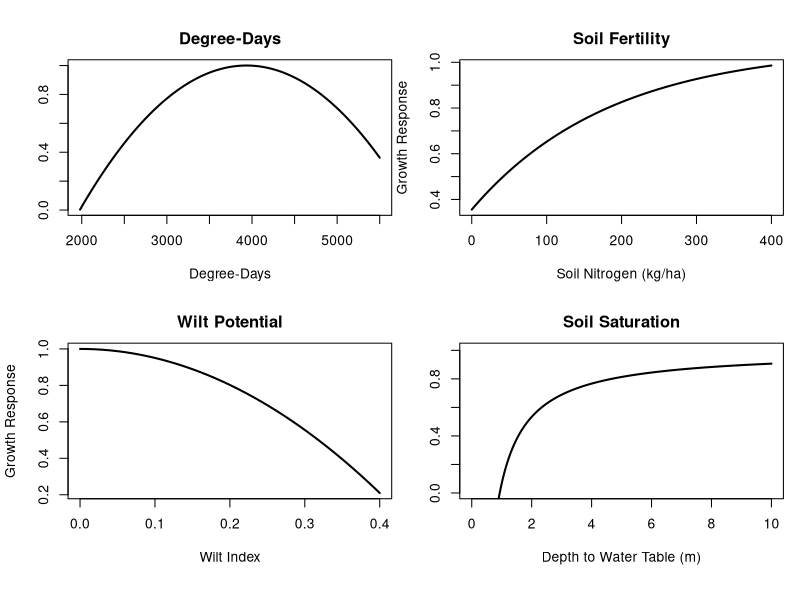

Generate this figure with R: (Note: this script raises an error after producing the figure.)

##Site quality Example Figure

par(mfrow=c(2,2),
    mar=c(5.1,4.1,2.6,0),
    oma=c(1,0,1,1))

x <- seq(1980,5500,1)
y <- 4 * (x - 1977)*(5894 - x) / ((5894 - 1977)^2)
plot(x,y,type='l',lwd=2,xlab="Degree-Days", main="Degree-Days",
     ylab="")

x <- seq(0,400,1)
y <- (-0.6 + 1 * (2.94 * (1 - 10 ^(-1 * 0.00234 * (x + 117.52)))))/2.19
plot(x,y,type='l',lwd=2,xlab="Soil Nitrogen (kg/ha)", main="Soil Fertility",
     ylab="Growth Response")

x <- seq(0,0.4,0.01)
y <- 1 - (x / 0.45)^2
plot(x,y,type='l',lwd=2,xlab="Wilt Index", main="Wilt Potential",
     ylab="Growth Response")

x <- seq(0.5,10,0.01)
y <- 1 - (0.933 / x)
plot(x,y,type='l',lwd=2,xlab="Depth to Water Table (m)", main="Soil Saturation",
     ylab="",ylim=c(0,1.01),xlim=c(0,10))

###############################################################################

##k-value Figure

dbh.input <- seq(1,100,1)
#k4 = 0.0000756
k3 = 1/6000
k2 = 1/4000
k1 = 1/2000


approach1 <- (PHI * exp(-1 * k1 * C * dbh.input ^ 2))
approach2 <- (PHI * exp(-1 * k2 * C *dbh.input ^ 2))
approach3 <- (PHI * exp(-1 * k3 * C *dbh.input ^ 2))

plot(dbh.input,approach1,type='l',lwd=2,ylab="% Light Available Under Tree",xlab="Tree DBH (cm)")
lines(dbh.input,approach2,type='l',lty=2,lwd=2)
lines(dbh.input,approach3,type='l',lty=3,lwd=3)
legend('topright',legend=c('1/2000','1/4000','1/6000'),lty=c(1,2,3),lwd=2,
       title=expression('Value of'~italic(k)))

################################################################################

##Light tolerance figure

light <- seq(0,1,0.01)

ylow <- 2.24*(1 - exp(-1.136 * (light-0.08)))

yhigh <- 1 - exp(-4.64*(light-0.05))

#Calculate average values for curve fitting

yint <- rowMeans(cbind(ylow,yhigh))

#Fit to logarithmic response curve

fit = nls(yint ~ a*(1 - exp(b*(light - 0.05))), 
          start = list(a=1,b=-4),control=list(maxiter=10000))

#Equation for intermediate tolerance
yint.fit <- 1.371*(1 - exp(-2.227*(light-0.05)))

#Check on plot - it works!

plot(light,ylow,type='l',ylab=expression('Growth response to light'~italic('fAL')),
     xlab="Light",lwd=2,ylim=c(0,1.6))
lines(light,yint.fit,type='l',lty=2,lwd=2)
lines(light,yhigh,type='l',lty=3,lwd=2)
legend("topleft",legend=c('Low','Intermediate','High'),lty=c(1,2,3),lwd=2,title="Shade Tolerance")

